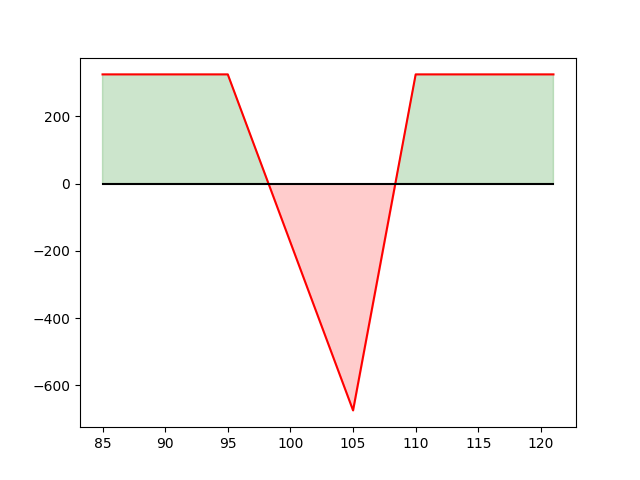

Here is the Python script that generated this plot:
#! /usr/bin/env python3
from profitnloss import Call, Put, Strategy

# short christmas tree spread w/ calls
s = Strategy()
s.sell(Call(95, 8.4))
s.buy(Call(105, 2.35))
s.buy(Call(105, 2.35))
s.buy(Call(105, 2.35))
s.sell(Call(110, 0.95))
s.sell(Call(110, 0.95))

print(s.break_evens())
print("max loss: %f, max gain: %f" % (s.max_loss(), s.max_gain()))
print("strikes and payoffs: " + str(list(zip(s.strikes(), s.payoffs(s.strikes())))))
s.plot()
